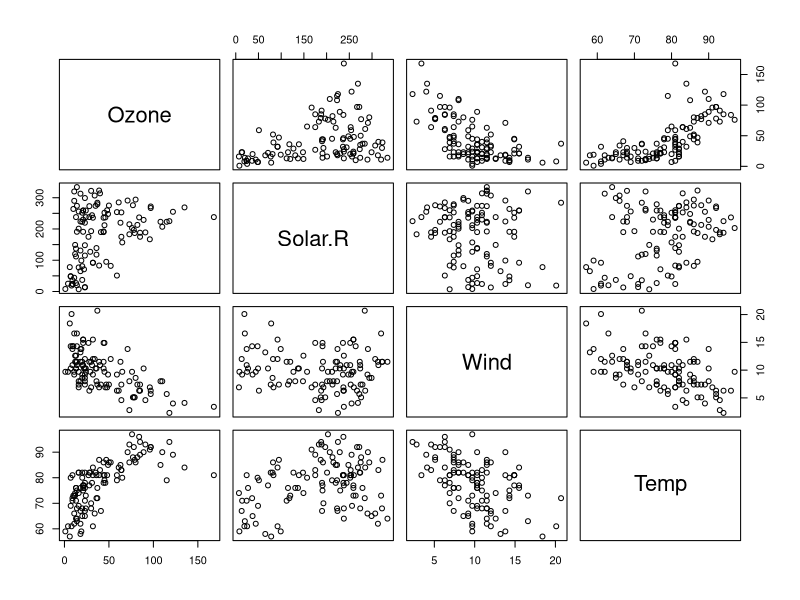
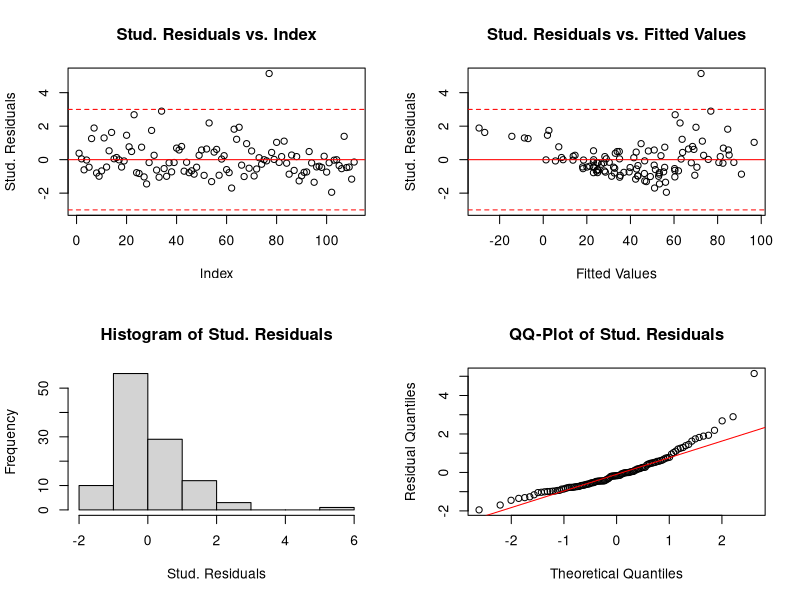
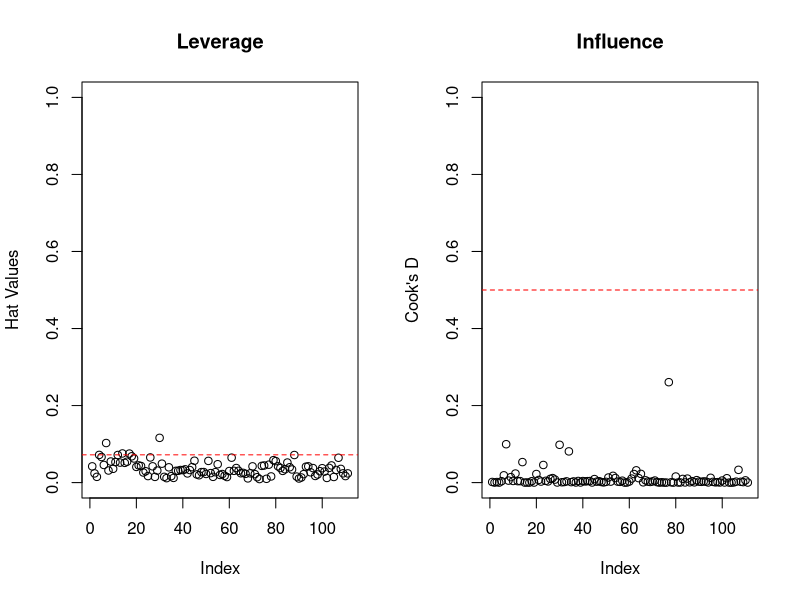
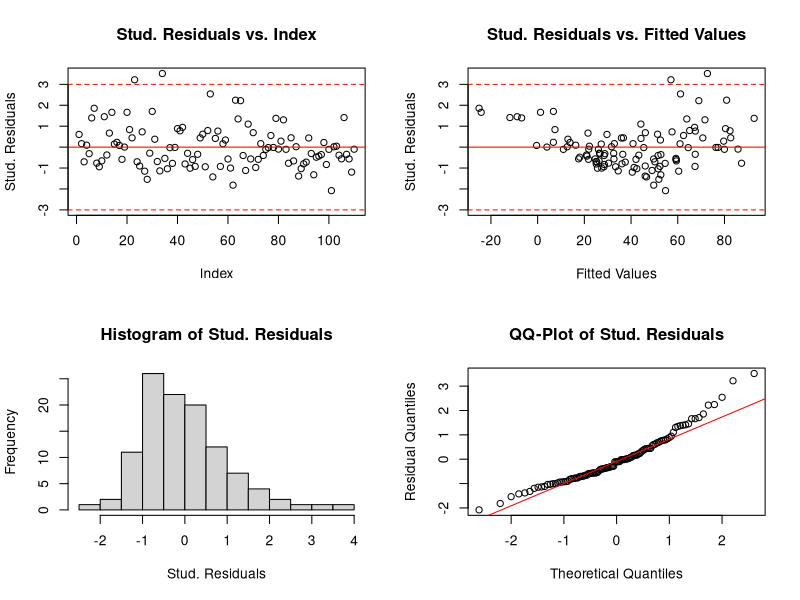

Recreate these plots in R, in order. (Note: this script raises an error after producing the figures.)
## Detecting Outliers and Transformations

## Load the necessary packages
library(MASS)

## Get the data
setwd("/Users/nstevens/Dropbox/Teaching/STAT_331/Lecture Material/")
air <- read.csv("airquality.csv", header = T) 

## Look at the data
pairs(air)

## Fit a model with all explanatory variables
m <- lm(Ozone ~ Solar.R + Wind + Temp, data = air)
summary(m)

## Look at plots of the studentized residuals
par(mfrow = c(2,2))
plot(studres(m), ylim = c(min(-3, min(studres(m))),max(3, max(studres(m)))), main = "Stud. Residuals vs. Index", ylab = "Stud. Residuals")
abline(h=c(0,3,-3), lty = c(1,2,2), col = "red")
plot(m$fitted.values, studres(m), ylim = c(min(-3, min(studres(m))),max(3, max(studres(m)))), main = "Stud. Residuals vs. Fitted Values", ylab = "Stud. Residuals", xlab = "Fitted Values")
abline(h=c(0,3,-3), lty = c(1,2,2), col = "red")
hist(studres(m), main = "Histogram of Stud. Residuals", xlab = "Stud. Residuals")
qqnorm(studres(m), main = "QQ-Plot of Stud. Residuals", ylab = "Residual Quantiles")
qqline(studres(m), col = "red")

## There appears to be one outlier. The code below indicates that it is observation 77.
which(studres(m) > 4)

## Let's check the leverage and influence of this point. In fact, let's do it for all points.
hatvalues(m) # These are the leverages (i.e., diagonal values of the hat matrix)
cooks.distance(m) # These are the influence measures (Cook's D-Statistic)

## Both of these are better visualized as plots
par(mfrow = c(1,2))
plot(hatvalues(m), main = "Leverage", ylab = "Hat Values", ylim = c(0,1))
abline(h = 2*mean(hatvalues(m)), col = "red", lty = 2)
plot(cooks.distance(m), main = "Influence", ylab = "Cook's D", ylim = c(0,1))
abline(h = 0.5, col = "red", lty = 2)

## We see that some points have a relatively high leverage, but not substantially large.
## The point with the largest leverage is the 30th observation.
which(hatvalues(m) == max(hatvalues(m)))

## We can see that one point in particular has a much larger influence than any of the others.
## The point with the largest leverage is the 77th observation.
which(cooks.distance(m) == max(cooks.distance((m))))

## Suppose that the 77th observation is recorded incorrectly and we choose to do the rest of the 
## analysis without it. The following is the "air" data frame with the 77th datapoint removed:
air_new <- air[-77,]

## Fit the full model using this new dataset (the one with the 77th observation deleted)
m_new <- lm(Ozone ~ Solar.R + Wind + Temp, data = air_new)
summary(m_new)

## Look at plots of the studentized residuals
par(mfrow = c(2,2))
plot(studres(m_new), ylim = c(min(-3, min(studres(m_new))),max(3, max(studres(m_new)))), main = "Stud. Residuals vs. Index", ylab = "Stud. Residuals")
abline(h=c(0,3,-3), lty = c(1,2,2), col = "red")
plot(m_new$fitted.values, studres(m_new), ylim = c(min(-3, min(studres(m_new))),max(3, max(studres(m_new)))), main = "Stud. Residuals vs. Fitted Values", ylab = "Stud. Residuals", xlab = "Fitted Values")
abline(h=c(0,3,-3), lty = c(1,2,2), col = "red")
hist(studres(m_new), main = "Histogram of Stud. Residuals", xlab = "Stud. Residuals")
qqnorm(studres(m_new), main = "QQ-Plot of Stud. Residuals", ylab = "Residual Quantiles")
qqline(studres(m_new), col = "red")

## We see again two potential outliers, but this time is seems more like perhaps they arose because
## our distributional assumption is incorrect, or because the variance is not constant. Let us try three
## variance stabilizing transformations:

## Natural Log
m_l <- lm(log(Ozone) ~ Solar.R + Wind + Temp, data = air_new)
summary(m_l)

## Square-root
m_sq <- lm(sqrt(Ozone) ~ Solar.R + Wind + Temp, data = air_new)
summary(m_sq)

## Box-Cox
par(mfrow = c(1,1))
bc <- boxcox(m_new, plotit = TRUE)
lambda <- bc$x[which(bc$y == max(bc$y))]
lambda

m_bc <- lm(((Ozone^lambda)-1)/lambda ~ Solar.R + Wind + Temp, data = air_new)
summary(m_bc)

## Look at Studentized Residuals vs. Fitted Values plots for each of these
par(mfrow = c(2,2))
plot(m_new$fitted.values, studres(m_new), ylim = c(min(-3, min(studres(m_new))),max(3, max(studres(m_new)))), main = "No Transformation", ylab = "Stud. Residuals", xlab = "Fitted Values")
abline(h=c(0,3,-3), lty = c(1,2,2), col = "red")
plot(m_l$fitted.values, studres(m_l), ylim = c(min(-3, min(studres(m_l))),max(3, max(studres(m_l)))), main = "Log-Transformation", ylab = "Stud. Residuals", xlab = "Fitted Values")
abline(h=c(0,3,-3), lty = c(1,2,2), col = "red")
plot(m_sq$fitted.values, studres(m_sq), ylim = c(min(-3, min(studres(m_sq))),max(3, max(studres(m_sq)))), main = "Square-Root Transformation", ylab = "Stud. Residuals", xlab = "Fitted Values")
abline(h=c(0,3,-3), lty = c(1,2,2), col = "red")
plot(m_bc$fitted.values, studres(m_bc), ylim = c(min(-3, min(studres(m_bc))),max(3, max(studres(m_bc)))), main = "Box-Cox Transformation", ylab = "Stud. Residuals", xlab = "Fitted Values")
abline(h=c(0,3,-3), lty = c(1,2,2), col = "red")

## We first notice that what appeared to be outliers are not anymore. Furthermore, each of the transformations has 
## eliminated the non-constant variance. However, in the log-transformed model  there is a single observation that 
## appears to be an outlier. If we were to use this model, we may want to do another round of outlier detection/removal.

## Look at QQ-plots of the Studentized Residuals for each transformation
par(mfrow = c(2,2))
qqnorm(studres(m_new), main = "No Transformation", ylab = "Residual Quantiles")
qqline(studres(m_new), col = "red")
qqnorm(studres(m_l), main = "Log-Transformation", ylab = "Residual Quantiles")
qqline(studres(m_l), col = "red")
qqnorm(studres(m_sq), main = "Square-Root Transformation", ylab = "Residual Quantiles")
qqline(studres(m_sq), col = "red")
qqnorm(studres(m_bc), main = "Box-Cox Transformation", ylab = "Residual Quantiles")
qqline(studres(m_bc), col = "red")

## The residuals in the transformed regressions appear to be more normally distributed (aside from one outlier in the
## log-transformed model). In fact the Box-Cox transformed appears to best satisfy the OLS assumptions, however this model
## is not very interpretable. If interpretation is important, the log-transformed model should be used. If prediction is
## important then the Box-Cox model should be used.
